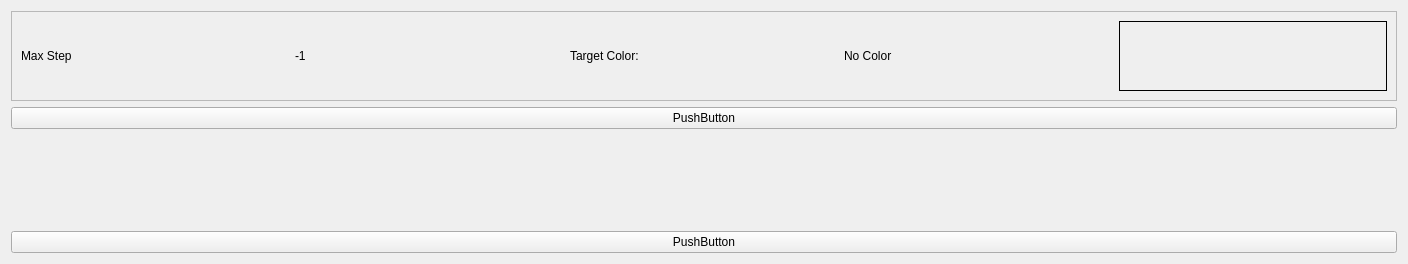
<?xml version="1.0" encoding="UTF-8"?>
<ui version="4.0">
 <class>OverflowPaletteGamePanelWidget</class>
 <widget class="QWidget" name="OverflowPaletteGamePanelWidget">
  <property name="geometry">
   <rect>
    <x>0</x>
    <y>0</y>
    <width>1408</width>
    <height>264</height>
   </rect>
  </property>
  <property name="windowTitle">
   <string>Form</string>
  </property>
  <layout class="QVBoxLayout" name="verticalLayout" stretch="0,0,0,0">
   <item>
    <widget class="QFrame" name="GameInfoWidgetContainer">
     <property name="sizePolicy">
      <sizepolicy hsizetype="Expanding" vsizetype="Preferred">
       <horstretch>0</horstretch>
       <verstretch>0</verstretch>
      </sizepolicy>
     </property>
     <property name="frameShape">
      <enum>QFrame::Shape::StyledPanel</enum>
     </property>
     <property name="frameShadow">
      <enum>QFrame::Shadow::Raised</enum>
     </property>
     <layout class="QHBoxLayout" name="horizontalLayout">
      <item>
       <widget class="QLabel" name="label">
        <property name="text">
         <string>Max Step</string>
        </property>
       </widget>
      </item>
      <item>
       <widget class="QLabel" name="Label_MaxStep">
        <property name="text">
         <string>-1</string>
        </property>
       </widget>
      </item>
      <item>
       <widget class="QLabel" name="label_3">
        <property name="text">
         <string>Target Color:</string>
        </property>
       </widget>
      </item>
      <item>
       <widget class="QLabel" name="Label_ColorName">
        <property name="text">
         <string>No Color</string>
        </property>
       </widget>
      </item>
      <item>
       <widget class="QFrame" name="Frame_Color">
        <property name="sizePolicy">
         <sizepolicy hsizetype="Preferred" vsizetype="Minimum">
          <horstretch>0</horstretch>
          <verstretch>0</verstretch>
         </sizepolicy>
        </property>
        <property name="frameShape">
         <enum>QFrame::Shape::Box</enum>
        </property>
       </widget>
      </item>
     </layout>
     <zorder>label_3</zorder>
     <zorder>Label_MaxStep</zorder>
     <zorder>Label_ColorName</zorder>
     <zorder>label</zorder>
     <zorder>Frame_Color</zorder>
    </widget>
   </item>
   <item>
    <widget class="QPushButton" name="pushButton">
     <property name="text">
      <string>PushButton</string>
     </property>
    </widget>
   </item>
   <item>
    <widget class="QFrame" name="gridLayout_2">
     <property name="sizePolicy">
      <sizepolicy hsizetype="Preferred" vsizetype="Preferred">
       <horstretch>0</horstretch>
       <verstretch>0</verstretch>
      </sizepolicy>
     </property>
     <layout class="QHBoxLayout" name="horizontalLayout_3">
      <item>
       <layout class="QHBoxLayout" name="horizontalLayout_2">
        <item>
         <spacer name="horizontalSpacer">
          <property name="orientation">
           <enum>Qt::Orientation::Horizontal</enum>
          </property>
          <property name="sizeHint" stdset="0">
           <size>
            <width>40</width>
            <height>20</height>
           </size>
          </property>
         </spacer>
        </item>
        <item>
         <widget class="QFrame" name="GameContainer">
          <property name="minimumSize">
           <size>
            <width>0</width>
            <height>0</height>
           </size>
          </property>
          <property name="frameShape">
           <enum>QFrame::Shape::StyledPanel</enum>
          </property>
          <property name="frameShadow">
           <enum>QFrame::Shadow::Raised</enum>
          </property>
         </widget>
        </item>
        <item>
         <spacer name="horizontalSpacer_2">
          <property name="orientation">
           <enum>Qt::Orientation::Horizontal</enum>
          </property>
          <property name="sizeHint" stdset="0">
           <size>
            <width>40</width>
            <height>20</height>
           </size>
          </property>
         </spacer>
        </item>
       </layout>
      </item>
     </layout>
    </widget>
   </item>
   <item>
    <widget class="QPushButton" name="pushButton_2">
     <property name="text">
      <string>PushButton</string>
     </property>
    </widget>
   </item>
  </layout>
 </widget>
 <resources/>
 <connections/>
</ui>
